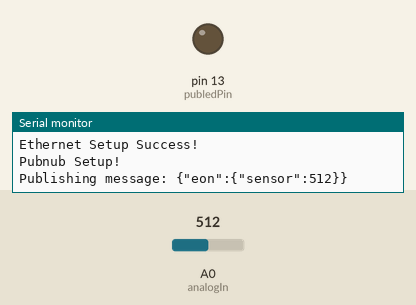
Simulated run of this sketch. Board: Arduino Uno, built for the host (arithmetic inside an expression is 32-bit, double 64-bit). Shown: output pins drawn as LEDs (lit = HIGH), the last lines printed to the serial monitor. The inputs (shaded band) are chosen by the test bench; at power-on: A0 (analogIn) = 512. WiFi joins after 1.5 s; servers stay silent unless stated; uploads are accepted with an empty reply.

Above: at 2.7 s.
At 4.56 s:
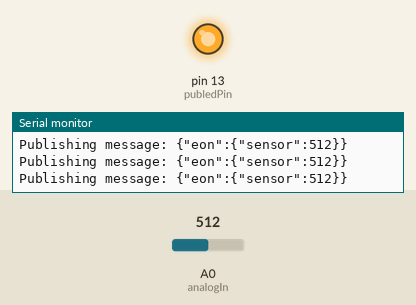
Timing chart, 0 to 4.9 s (numbered marks = the images above):
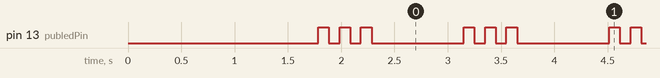

Measured:
- by itself, pin 13 (publedPin): repeats every 1.4 s: 2 × (LOW 0.10 s, HIGH 0.10 s), LOW 0.86 s, HIGH 0.10 s

The sketch:

Pubnub.ino
```cpp
#include <SPI.h>
#include <Ethernet.h>
#include <PubNub.h>

byte mac [] = {0x00, 0x0E, 0xEF, 0x00, 0x00, 0x04};

const int publedPin = 13;
const int analogIn = A0;

char pubkey [] = "pub-c-c728d004-7b54-4b04-a93c-1258dac25849";
char subkey [] = "sub-c-a9cba9fe-ed7d-11e8-b085-b2b44c5b7fba";
char channel [] = "iotchannel";


void setup() {
  // put your setup code here, to run once:
  pinMode(publedPin, OUTPUT);
  digitalWrite(publedPin, LOW);
  Serial.begin(9600);
  Serial.println("Serial Setup");
  while(!Ethernet.begin(mac)){
    Serial.println("Ethernet setup Error!");
    delay(1000);
  }
  Serial.println("Ethernet Setup Success!");
  PubNub.begin(pubkey, subkey);
  Serial.println("Pubnub Setup!");

}

void flash( int ledPin) {
  for (int i = 0; i < 3; i++) {
    digitalWrite(ledPin, HIGH);
    delay(100);
    digitalWrite(ledPin, LOW);
    delay(100);
  }
}

void loop() {
  // put your main code here, to run repeatedly:
  Ethernet.maintain();

  EthernetClient *client;

  char msg[64] = "{\"eon\":{\"sensor\":";
  sprintf(msg + strlen(msg), "%d", analogRead(analogIn));
  strcat(msg, "}}");

  Serial.print("Publishing message: ");
  Serial.println(msg);
  client = PubNub.publish(channel, msg);
  if(!client) {
    Serial.println("Publishing Error");
  } else {
    flash(publedPin);
    client->stop();
  }

  delay(500);

}
```
